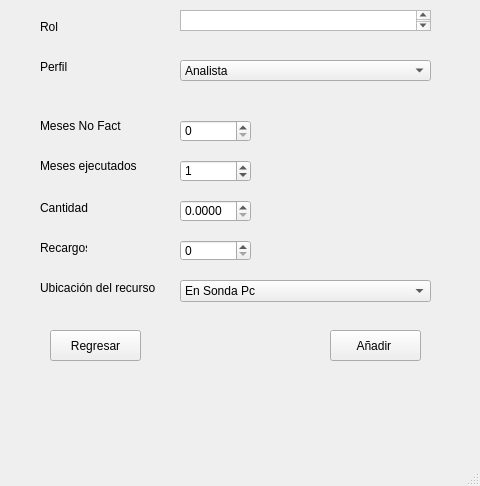
<?xml version="1.0" encoding="UTF-8"?>
<ui version="4.0">
 <class>Personal</class>
 <widget class="QMainWindow" name="Personal">
  <property name="geometry">
   <rect>
    <x>0</x>
    <y>0</y>
    <width>480</width>
    <height>486</height>
   </rect>
  </property>
  <property name="windowTitle">
   <string>MainWindow</string>
  </property>
  <widget class="QWidget" name="centralwidget">
   <widget class="QPushButton" name="boton_regresar1">
    <property name="geometry">
     <rect>
      <x>330</x>
      <y>330</y>
      <width>91</width>
      <height>31</height>
     </rect>
    </property>
    <property name="text">
     <string>Añadir </string>
    </property>
   </widget>
   <widget class="QLabel" name="label">
    <property name="geometry">
     <rect>
      <x>40</x>
      <y>20</y>
      <width>47</width>
      <height>13</height>
     </rect>
    </property>
    <property name="text">
     <string>Rol</string>
    </property>
   </widget>
   <widget class="QLabel" name="label_2">
    <property name="geometry">
     <rect>
      <x>40</x>
      <y>60</y>
      <width>47</width>
      <height>13</height>
     </rect>
    </property>
    <property name="text">
     <string>Perfil</string>
    </property>
   </widget>
   <widget class="QLabel" name="label_3">
    <property name="geometry">
     <rect>
      <x>40</x>
      <y>150</y>
      <width>111</width>
      <height>31</height>
     </rect>
    </property>
    <property name="text">
     <string>Meses ejecutados </string>
    </property>
   </widget>
   <widget class="QLabel" name="label_4">
    <property name="geometry">
     <rect>
      <x>40</x>
      <y>200</y>
      <width>91</width>
      <height>16</height>
     </rect>
    </property>
    <property name="text">
     <string>Cantidad </string>
    </property>
   </widget>
   <widget class="QTextEdit" name="c1">
    <property name="geometry">
     <rect>
      <x>180</x>
      <y>10</y>
      <width>251</width>
      <height>21</height>
     </rect>
    </property>
   </widget>
   <widget class="QComboBox" name="c3">
    <property name="geometry">
     <rect>
      <x>180</x>
      <y>60</y>
      <width>251</width>
      <height>21</height>
     </rect>
    </property>
    <item>
     <property name="text">
      <string>Analista</string>
     </property>
    </item>
    <item>
     <property name="text">
      <string>Analista +</string>
     </property>
    </item>
    <item>
     <property name="text">
      <string>Analista ++</string>
     </property>
    </item>
    <item>
     <property name="text">
      <string>Profesional Junior</string>
     </property>
    </item>
    <item>
     <property name="text">
      <string>Profesional Pleno</string>
     </property>
    </item>
    <item>
     <property name="text">
      <string>Profesional Pleno +</string>
     </property>
    </item>
    <item>
     <property name="text">
      <string>Profesional Especialista </string>
     </property>
    </item>
    <item>
     <property name="text">
      <string>Profesional Especialista +</string>
     </property>
    </item>
    <item>
     <property name="text">
      <string>Profesional Especialista ++</string>
     </property>
    </item>
    <item>
     <property name="text">
      <string>Profesional Senior </string>
     </property>
    </item>
    <item>
     <property name="text">
      <string>Profesional Senior +</string>
     </property>
    </item>
    <item>
     <property name="text">
      <string>Experto </string>
     </property>
    </item>
   </widget>
   <widget class="QSpinBox" name="c2">
    <property name="geometry">
     <rect>
      <x>180</x>
      <y>160</y>
      <width>71</width>
      <height>22</height>
     </rect>
    </property>
    <property name="value">
     <number>1</number>
    </property>
   </widget>
   <widget class="QLabel" name="label_5">
    <property name="geometry">
     <rect>
      <x>40</x>
      <y>240</y>
      <width>47</width>
      <height>16</height>
     </rect>
    </property>
    <property name="text">
     <string>Recargos </string>
    </property>
   </widget>
   <widget class="QLabel" name="label_6">
    <property name="geometry">
     <rect>
      <x>40</x>
      <y>280</y>
      <width>121</width>
      <height>16</height>
     </rect>
    </property>
    <property name="text">
     <string>Ubicación del recurso</string>
    </property>
   </widget>
   <widget class="QSpinBox" name="c5">
    <property name="geometry">
     <rect>
      <x>180</x>
      <y>240</y>
      <width>71</width>
      <height>21</height>
     </rect>
    </property>
   </widget>
   <widget class="QComboBox" name="c6">
    <property name="geometry">
     <rect>
      <x>180</x>
      <y>280</y>
      <width>251</width>
      <height>22</height>
     </rect>
    </property>
    <item>
     <property name="text">
      <string>En Sonda Pc</string>
     </property>
    </item>
    <item>
     <property name="text">
      <string>En Cliente Pc</string>
     </property>
    </item>
    <item>
     <property name="text">
      <string>SONDA Portatil</string>
     </property>
    </item>
    <item>
     <property name="text">
      <string>Cliente Portatil</string>
     </property>
    </item>
    <item>
     <property name="text">
      <string>En cliente sin equipo </string>
     </property>
    </item>
    <item>
     <property name="text">
      <string>En Sonda sin equipo</string>
     </property>
    </item>
    <item>
     <property name="text">
      <string>Zona Franca RU1</string>
     </property>
    </item>
    <item>
     <property name="text">
      <string>Zona Franca RU2</string>
     </property>
    </item>
    <item>
     <property name="text">
      <string>Zona Franca RU3</string>
     </property>
    </item>
    <item>
     <property name="text">
      <string>Field Services EUS</string>
     </property>
    </item>
   </widget>
   <widget class="QPushButton" name="boton_regresar">
    <property name="geometry">
     <rect>
      <x>50</x>
      <y>330</y>
      <width>91</width>
      <height>31</height>
     </rect>
    </property>
    <property name="text">
     <string>Regresar</string>
    </property>
   </widget>
   <widget class="QSpinBox" name="c22">
    <property name="geometry">
     <rect>
      <x>180</x>
      <y>120</y>
      <width>71</width>
      <height>22</height>
     </rect>
    </property>
    <property name="value">
     <number>0</number>
    </property>
   </widget>
   <widget class="QLabel" name="label_7">
    <property name="geometry">
     <rect>
      <x>40</x>
      <y>110</y>
      <width>111</width>
      <height>31</height>
     </rect>
    </property>
    <property name="text">
     <string>Meses No Fact</string>
    </property>
   </widget>
   <widget class="QDoubleSpinBox" name="c4">
    <property name="geometry">
     <rect>
      <x>180</x>
      <y>200</y>
      <width>71</width>
      <height>22</height>
     </rect>
    </property>
    <property name="decimals">
     <number>4</number>
    </property>
    <property name="maximum">
     <double>100.000000000000000</double>
    </property>
   </widget>
  </widget>
  <widget class="QMenuBar" name="menubar">
   <property name="geometry">
    <rect>
     <x>0</x>
     <y>0</y>
     <width>480</width>
     <height>26</height>
    </rect>
   </property>
  </widget>
  <widget class="QStatusBar" name="statusbar"/>
 </widget>
 <tabstops>
  <tabstop>c1</tabstop>
  <tabstop>c3</tabstop>
  <tabstop>c22</tabstop>
  <tabstop>c2</tabstop>
  <tabstop>c4</tabstop>
  <tabstop>c5</tabstop>
  <tabstop>c6</tabstop>
  <tabstop>boton_regresar1</tabstop>
  <tabstop>boton_regresar</tabstop>
 </tabstops>
 <resources/>
 <connections/>
</ui>
